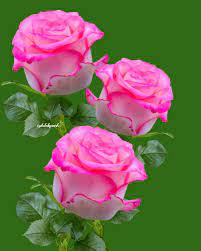
#> input picture Task 2/download.jpg, 201 x 251 px
$ python task2.py
#> lines starting #> are read from the running program, lines starting #| are printed output that depends on the picture
import cv2

image = cv2.imread('download.jpg')
#> image is the input picture: shape (251, 201, 3); mean B, G, R 78.2, 105.2, 113.2

cv2.imshow("Original Image", image)
cv2.waitKey(0)

b_and_w_image = cv2.cvtColor(image, cv2.COLOR_BGR2GRAY)
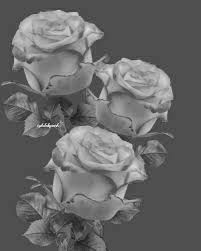
#> b_and_w_image: shape (251, 201); min 26, max 228, mean 104.5
cv2.imshow("Black and White Image", b_and_w_image)
cv2.waitKey(0)
inverted_image = 255 - b_and_w_image
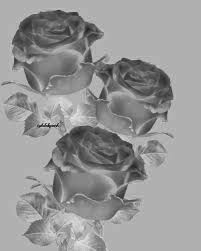
#> inverted_image: shape (251, 201); min 27, max 229, mean 150.5
cv2.imshow("Inverted Image", inverted_image)
cv2.waitKey()
blurred = cv2.GaussianBlur(inverted_image, (21, 21), 0)
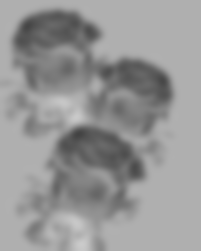
#> blurred: shape (251, 201); min 66, max 203, mean 150.5
inverted_blurred = 255 - blurred
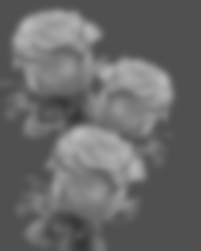
#> inverted_blurred: shape (251, 201); min 52, max 189, mean 104.5
pencil_sketch = cv2.divide(b_and_w_image, inverted_blurred, scale=300.0)
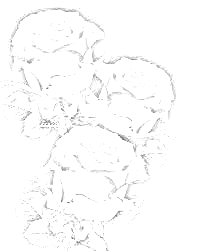
#> pencil_sketch: shape (251, 201); min 103, max 255, mean 251.7
cv2.imshow("Sketch Image", pencil_sketch)
cv2.waitKey(0)
cv2.imshow("Original Image", image)
cv2.imshow("Pencil Sketch Image", pencil_sketch)
cv2.waitKey(0)
